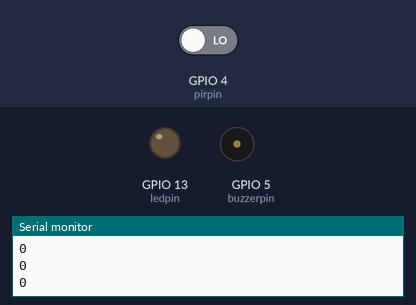
The sketch below on a simulated ESP8266 (NodeMCU). Shown: output pins drawn as LEDs (lit = HIGH), buzzer (waves = sounding), the last lines printed to the serial monitor. Inputs (shaded band) come from the test bench; at power-on: GPIO 4 (pirpin) LOW. WiFi joins after 1.5 s; servers stay silent unless stated.

Above: at 4.7 s.
4.8 s: GPIO 4 (pirpin) driven HIGH
At 5.4 s:
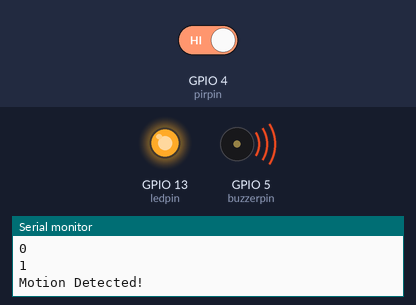
At 8.0 s:
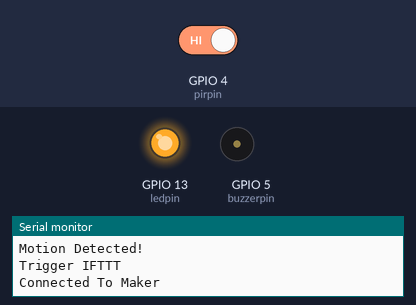
Timing chart, 0 to 9.5 s (numbered marks = the images above; inputs shaded):
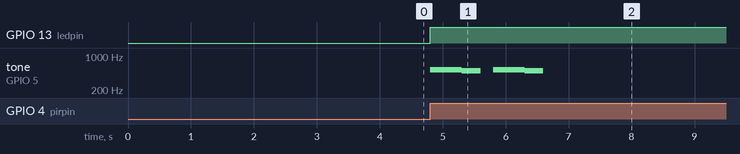

The sketch:

ESP8266_To_IFTTT.ino
```cpp
// written by Edwin Cheung

// This is a free software protected by the creative commons license

// This is for as is use and there may be bugs and other issues.

#include "DataToMaker.h"
#include <ESP8266WiFi.h>

// customize these settings
const char* ssid = "xxxx";
const char* password = "xxxx";
const char* myKey = "xxxx";

// declare new maker event with the name "HPL_Alert"
DataToMaker event(myKey, "HPL_Alert");

// map variable names to pins on the microcontroller
int ledpin = 13; //D7
int pirpin = 4;  //D2
int buzzerpin = 5; //D1

// initialize variable for PIR status
int val = 0;

void setup(){
  Serial.begin(115200);
  delay(2000);
  pinMode(ledpin,OUTPUT);
  pinMode(pirpin,INPUT);

  // Connect to WiFi network
  Serial.println();
  Serial.println();
  Serial.print("Connecting to ");
  Serial.println(ssid);

  WiFi.begin(ssid, password);

  while (WiFi.status() != WL_CONNECTED) {
    delay(500);
    Serial.print(".");
  }
  Serial.println("");
  Serial.println("WiFi connected");

  Serial.println("IP address: ");
  Serial.println(WiFi.localIP());
}

void loop() {
  val = digitalRead(pirpin); // check status of motion sensor
  Serial.println(val);
  if(val == HIGH){           // if motion is detected
    Serial.println("Motion Detected!");

    // light up the LED
    digitalWrite(ledpin,HIGH);

    // play alert sound
    tone(buzzerpin, 523, 500) ;
    delay(500);
    tone(buzzerpin, 494, 300) ;
    delay(500);
    tone(buzzerpin, 523, 500) ;
    delay(500);
    tone(buzzerpin, 494, 300) ;
    delay(500);
    noTone(buzzerpin);


    // send event to IFTTT
    Serial.println(F("Trigger IFTTT"));
    if (event.connect())
        {
          Serial.println("Connected To Maker");
          event.post();
        }
    else Serial.println("Failed To Connect To Maker!");

    // wait 10 seconds before rearming motion detector
    delay(10000);

    // turn off LED
    digitalWrite(ledpin,LOW);
  }
}
```

DataToMaker.h
```cpp
#include <Arduino.h>
#include <ESP8266WiFi.h>

#ifndef DataToMaker_h
class DataToMaker
{
  public:
    DataToMaker(const char*, String); // constructor
    bool connect();
    bool setValue(int, String);
    void sendToMaker();
    void post();

  protected: // it is protected because the subclass needs access
    //to max distance!

  private:
    void compileData();
    WiFiClient client;
    const char* privateKey;
    String event;
    String value1, value2, value3 = "";
    bool dataAvailable;
    String postData;
};

DataToMaker::DataToMaker(const char* _privateKey, String _event)
{
  privateKey = _privateKey;
  event = _event;
}

bool DataToMaker::connect()
{
  if (client.connect("maker.ifttt.com", 80))
    return true;
  else return false;
}

void DataToMaker::post()
{
  compileData();
  client.print("POST /trigger/");
  client.print(event);
  client.print("/with/key/");
  client.print(privateKey);
  client.println(" HTTP/1.1");

  client.println("Host: maker.ifttt.com");
  client.println("User-Agent: Arduino/1.0");
  client.println("Connection: close");
  if (dataAvailable)
  { // append json values if available
    client.println("Content-Type: application/json");
    client.print("Content-Length: ");
    client.println(postData.length());
    client.println();
    client.println(postData);
  }
  else
    client.println();
}

bool DataToMaker::setValue(int valueToSet, String value)
{
  switch (valueToSet)
  {
    case 1:
      value1 = value;
      break;
    case 2:
      value2 = value;
      break;
    case 3:
      value3 = value;
      break;
    default:
      return false;
      break;
  }
  return true;
}

void DataToMaker::compileData()
{
  if (value1 != "" || value2 != "" || value3 != "")
  {
    dataAvailable = true;
    bool valueEntered = false;
    postData = "{";
    if (value1 != "")
    {
      postData.concat("\"value1\":\"");
      postData.concat(value1);
      valueEntered = true;
    }
    if (value2 != "")
    {
      if (valueEntered)postData.concat("\",");
      postData.concat("\"value2\":\"");
      postData.concat(value2);
      valueEntered = true;
    }
    if (value3 != "")
    {
      if (valueEntered)postData.concat("\",");
      postData.concat("\"value3\":\"");
      postData.concat(value3);
    }
    postData.concat("\"}");
  }
  else dataAvailable = false;
}
#endif
```

Measured:
- after the input at 4.8 s, GPIO 13 (ledpin): LOW → HIGH at once; tone on GPIO 5 (buzzerpin): plays 523 Hz for 0.50 s, 494 Hz for 0.30 s, 523 Hz for 0.50 s, 494 Hz for 0.30 s, starting at once
